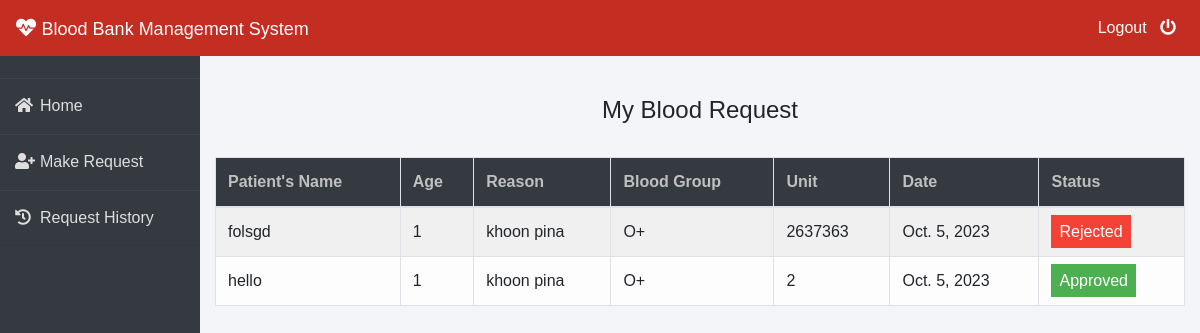
/patient/my-request (signed in), run on the app's committed database.
### blood/models.py (models this page shows, shortened)
class BloodRequest(models.Model):
    request_by_patient=models.ForeignKey(pmodels.Patient,null=True,on_delete=models.CASCADE)
    request_by_donor=models.ForeignKey(dmodels.Donor,null=True,on_delete=models.CASCADE)
    patient_name=models.CharField(max_length=30)
    patient_age=models.PositiveIntegerField()
    reason=models.CharField(max_length=500)
    bloodgroup=models.CharField(max_length=10)
    unit=models.PositiveIntegerField(default=0)
    status=models.CharField(max_length=20,default="Pending")
    date=models.DateField(auto_now=True)

### patient/views.py (the view)
# urls.py: path('my-request', views.my_request_view,name='my-request'),
def my_request_view(request):
    patient= models.Patient.objects.get(user_id=request.user.id)
    blood_request=bmodels.BloodRequest.objects.all().filter(request_by_patient=patient)
    return render(request,'patient/my_request.html',{'blood_request':blood_request})

### templates/patient/my_request.html (shortened to what this page needs)
{% extends 'patient/patientbase.html' %}
{% block content %}
{% load widget_tweaks %}
{%load static%}
<head>
   </head>
<br><br>
<div class="container">
    <H4 class="text-center">My Blood Request</H4><br>
    <table class="table table-light table-hover table-bordered table-striped">
        <thead class="bg-dark">
            <tr>
                <th scope="col" style="color: rgb(192, 192, 192);">Patient's Name</th>
                <th scope="col" style="color: rgb(192, 192, 192);">Age</th>
                <th scope="col" style="color: rgb(192, 192, 192);">Reason</th>
                <th scope="col" style="color: rgb(192, 192, 192);">Blood Group</th>
                <th scope="col" style="color: rgb(192, 192, 192);">Unit</th>
                <th scope="col" style="color: rgb(192, 192, 192);">Date</th>
                <th scope="col" style="color: rgb(192, 192, 192);">Status</th>
            </tr>
        </thead>
        <tbody>
            {% for t in blood_request %}
            <tr>
                <td> {{t.patient_name}}</td>
                <td>{{t.patient_age}}</td>
                <td>{{t.reason}}</td>
                <td>{{t.bloodgroup}}</td>
                <td>{{t.unit}}</td>
                <td>{{t.date}}</td>
                {% if t.status == 'Approved' %}
                <td><span class="label success"> Approved</span></td>
                {% elif t.status == 'Rejected' %}
                <td><span class="label danger">Rejected</span></td>
                {% else %}
                <td><span style="color: white;margin-left: 0px;" class="label info">Pending</span></td>
                {% endif %}
            </tr>
            {% endfor %}
        </tbody>
    </table>
</div>
{% endblock content %}

### templates/patient/patientbase.html (shortened to what this page needs)
<!DOCTYPE html>
<html lang="en">
<head>
    <link rel="stylesheet" href="https://maxcdn.bootstrapcdn.com/bootstrap/4.0.0/css/bootstrap.min.css">
    <link rel="stylesheet" href="https://cdnjs.cloudflare.com/ajax/libs/font-awesome/5.14.0/css/all.css">
</head>
<body>
    <nav class="navbar navbar-expand-lg navbar-light fixed-top bg-danger">
        <a style="color:white;" class="navbar-brand" href="/"><i class="fa fa-heartbeat"></i>&nbsp;<font face = "Comic sans MS" size ="4">Blood Bank Management System</font></a>
        <div class="navbar-collapse collapse w-100 order-3 dual-collapse2">
            <ul class="navbar-nav ml-auto">
                <li class="nav-item">
                    <a class="nav-link" style="color: white;" href="/logout">Logout &nbsp; <i class="fa fa-power-off"></i></a>
                </li>
            </ul>
        </div>
      </nav>
<br><br>
<div class="wrapper">
    <div class="sidebar">
        <ul>
            <li><a style="text-decoration:none;" href="/"><i class="fas fa-home"></i>Home</a></li>
            <li><a style="text-decoration:none;" href="/patient/make-request"><i class="fas fa-user-plus"></i>Make Request</a></li>
            <li><a style="text-decoration:none;" href="/patient/my-request"><i class="fas fa-history"></i>Request History</a></li>
        </ul>
    </div>
    <div class="main_content">
{% block content %}
{% endblock content %}
    </div>
</div>
</body>
</html>

### templates/patient/patientbase.html (style rules this page uses)
* { margin: 0; padding: 0; box-sizing: border-box; list-style: none; text-decoration: none; font-family: 'Josefin Sans', sans-serif; }
body { background-color: #f3f5f9; }
.bg-danger { background-color: #c32d22!important; }
.wrapper { display: flex; position: relative; }
.wrapper .sidebar { width: 200px; height: 100%; background: #343a40; padding: 30px 0px; position: fixed; }
.wrapper .sidebar ul li { padding: 15px; border-bottom: 1px solid #dedede; border-bottom: 1px solid rgba(0,0,0,0.05); border-top: 1px solid rgba(255,255,255,0.05); }
.wrapper .sidebar ul li a { color: #dedede; display: block; }
.wrapper .sidebar ul li a .fas { width: 25px; }
.wrapper .main_content { width: 100%; margin-left: 200px; }

### templates/patient/my_request.html (style rules this page uses)
.label { color: white; padding: 8px; }
.success { background-color: #4CAF50; }
.danger { background-color: #f44336; }

### data on the page
BloodRequest: patient_name "folsgd", patient_age "1", reason "khoon pina", bloodgroup "O+", unit "2637363", date "Oct. 5, 2023", status "Rejected"
BloodRequest: patient_name "hello", patient_age "1", reason "khoon pina", bloodgroup "O+", unit "2", date "Oct. 5, 2023", status "Approved"
